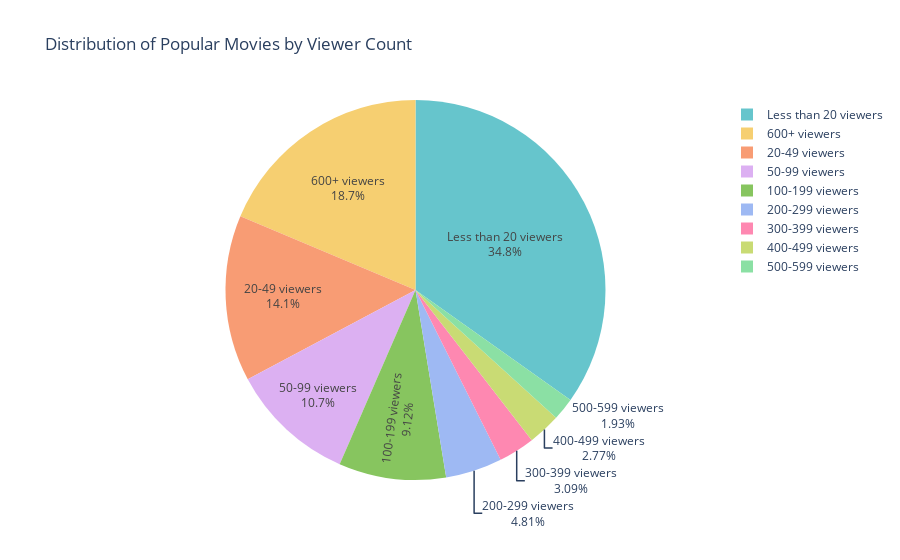

The cell this chart's notebook holds for it:
### Code cell
# Create a DataFrame for the data
viewer_counts_df = pd.DataFrame(data)

# Plot the pie chart
fig = px.pie(viewer_counts_df, values='Count', names='Viewer Range',
             title='Distribution of Popular Movies by Viewer Count',
             color_discrete_sequence=px.colors.qualitative.Pastel)

fig.update_traces(textinfo='percent+label')
fig.show()

### Figure 1 — Plotly figure (JSON) as saved in the notebook; plotly's stock layout.template omitted (floating-point values rounded to 4 significant figures)
{"data": [{"domain": {"x": [0, 1], "y": [0, 1]}, "hovertemplate": "Viewer Range=%{label}<br>Count=%{value}<extra></extra>", "labels": ["600+ viewers", "500-599 viewers", "400-499 viewers", "300-399 viewers", "200-299 viewers", "100-199 viewers", "50-99 viewers", "20-49 viewers", "Less than 20 viewers"], "legendgroup": "", "name": "", "showlegend": true, "textinfo": "percent+label", "type": "pie", "values": [1838, 190, 273, 304, 474, 898, 1052, 1391, 3429]}], "layout": {"legend": {"tracegroupgap": 0}, "piecolorway": ["rgb(102, 197, 204)", "rgb(246, 207, 113)", "rgb(248, 156, 116)", "rgb(220, 176, 242)", "rgb(135, 197, 95)", "rgb(158, 185, 243)", "rgb(254, 136, 177)", "rgb(201, 219, 116)", "rgb(139, 224, 164)", "rgb(180, 151, 231)", "rgb(179, 179, 179)"], "title": {"text": "Distribution of Popular Movies by Viewer Count"}}}
